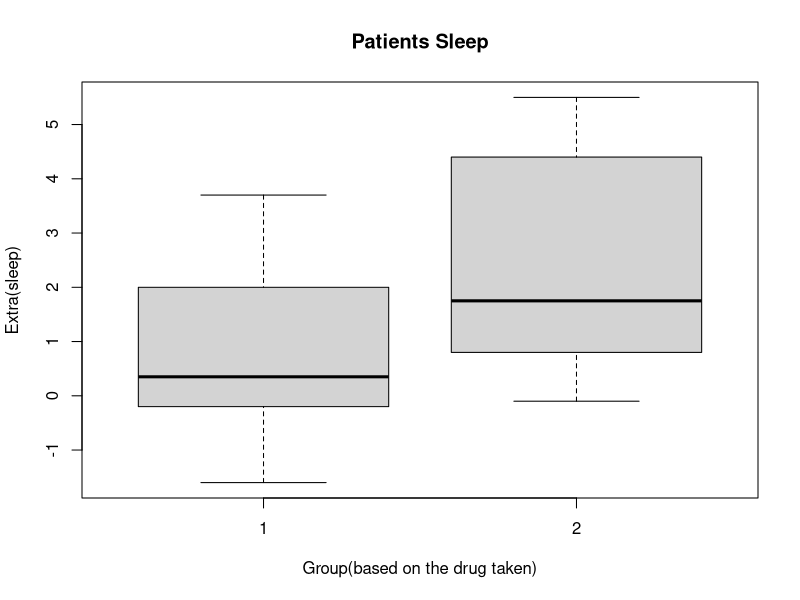

This chart was generated by the following R code:
# following http://people.stat.sc.edu/Hitchcock/R_sleeping.txt
# sleep data analysis using sample dataset :  sleep

data <- sleep
#boxploting
png(file = "./graphs/sleep.png")
boxplot(data$extra ~ data$group,xlab="Group(based on the drug taken)",ylab="Extra(sleep)",main="Patients Sleep")
#save the file
dev.off()

# Assuming equal variance
# t-test







